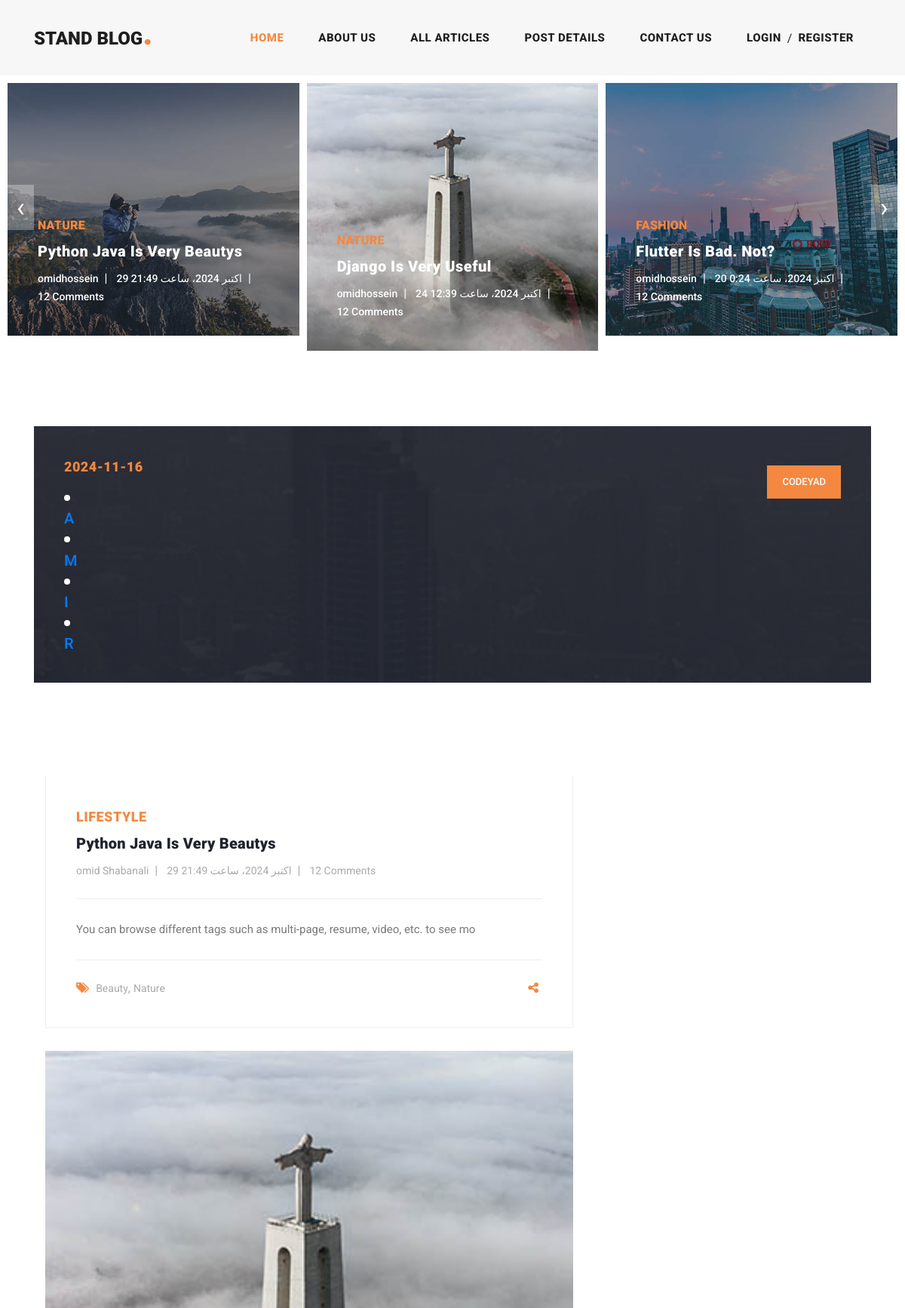
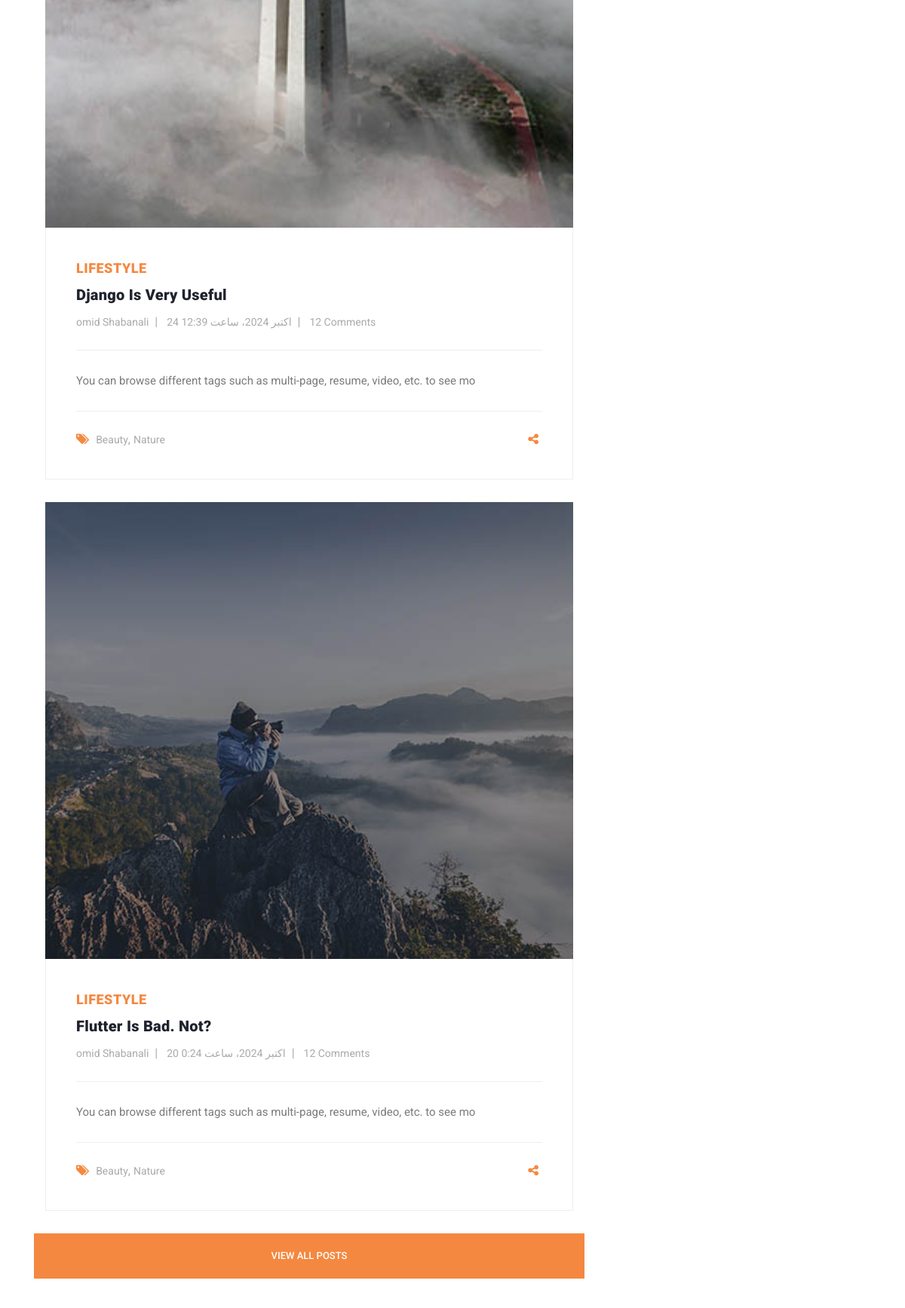
/ (upper part), run on an earlier commit of the app's database (2 pictures, top to bottom).
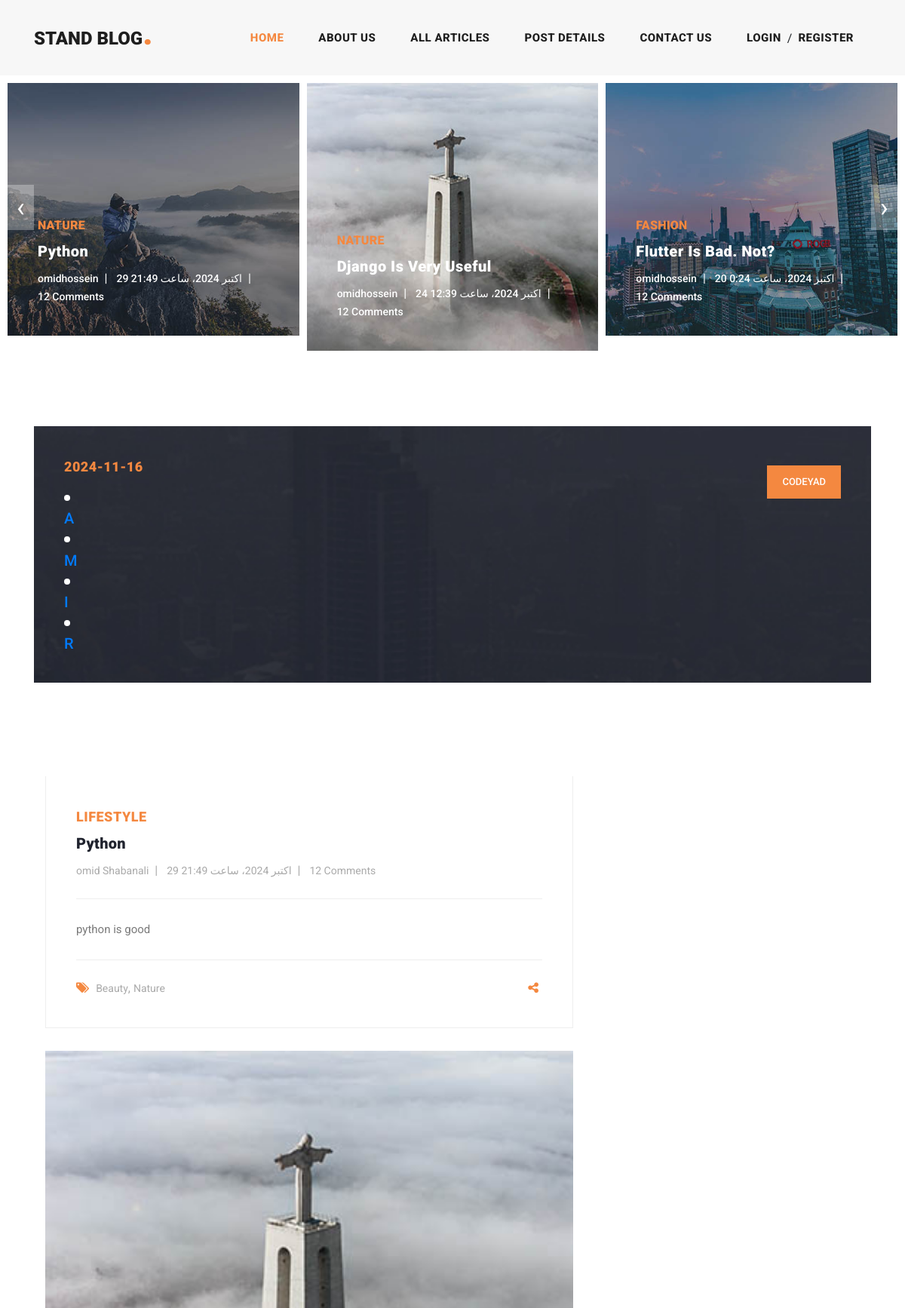
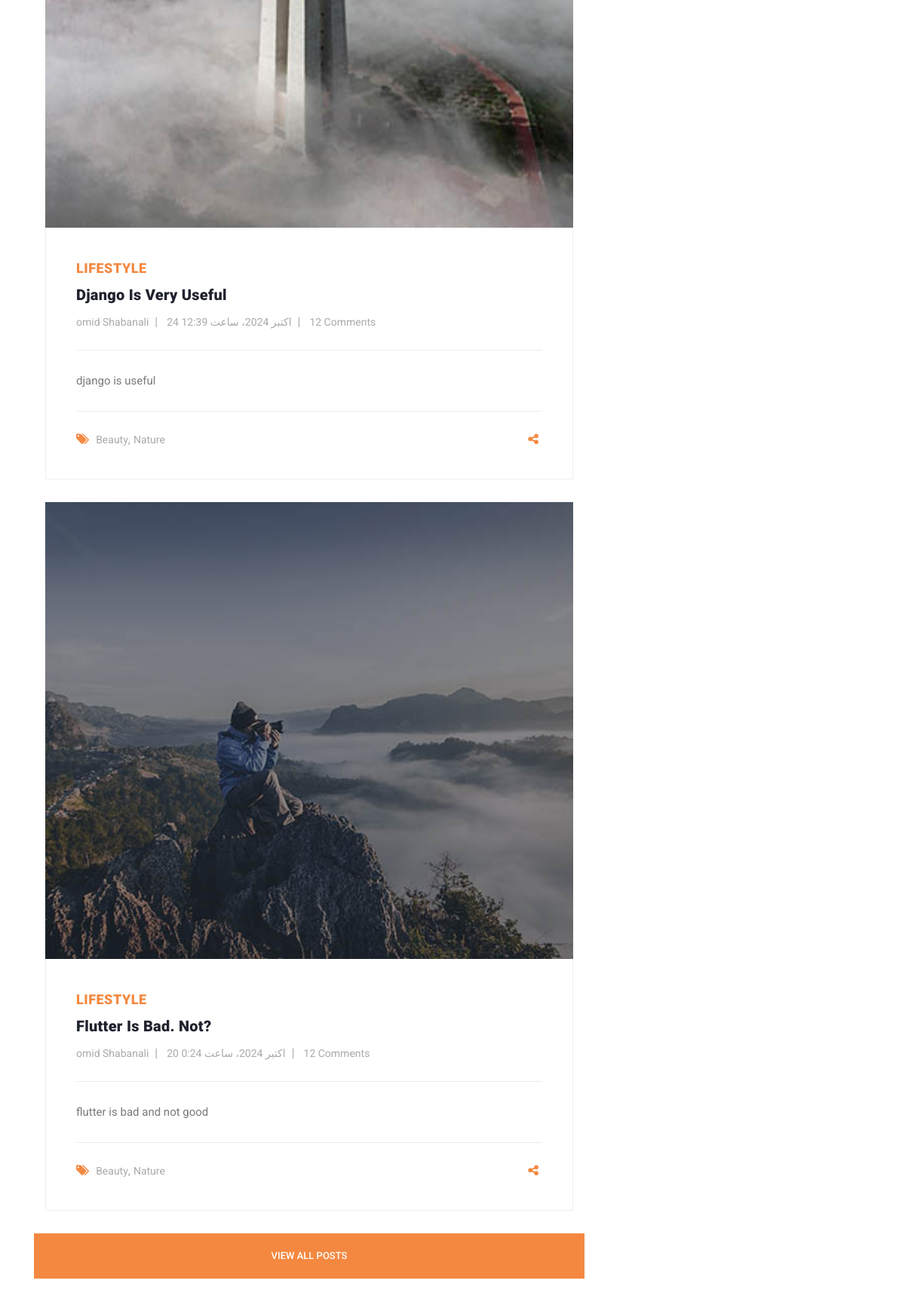
And on a later commit of the database (2 pictures, top to bottom).
### blog/models.py (models this page shows, shortened)
class Article(models.Model):
    CHOICES = (
        ('A', 'پایتون'),
        ('B', 'جنگو')
    )
    author = models.ForeignKey(User, on_delete=models.CASCADE, related_name='articles', verbose_name="نویسنده مقاله")
    category = models.ManyToManyField(Category, related_name='articles', verbose_name="دسته بندی")
    title = models.CharField(max_length=70, verbose_name="عنوان")
    body = models.TextField()
    image = models.ImageField(upload_to='images/articles', blank=True, null=True)
    created = models.DateTimeField(auto_now_add=True)
    updated = models.DateTimeField(auto_now=True)
    myfile = models.FileField(upload_to='test', null=True)
    status = models.BooleanField(default=True)
    published = models.BooleanField(default=True)
    pub_date = models.DateTimeField(default=timezone.now())
    objects = models.Manager()
    custom_manager = ArticleManager()
    slug = models.SlugField(blank=True, unique=True)
    class Meta:
        ordering = ('-created',)
        verbose_name = "مقاله"
        verbose_name_plural = "مقالات"
    def get_absolute_url(self):
        return reverse('blog:article_detail', kwargs={'slug':self.slug})

class Category(models.Model):
    title = models.CharField(max_length=100, verbose_name="عنوان")
    created = models.DateTimeField(auto_now_add=True)
    class Meta:
        verbose_name = "دسته بندی"
        verbose_name_plural = "دسته بندی ها"

### home/views.py (the view)
# urls.py: path('', views.home, name='home'),
def home(request):
    articles = Article.objects.all() #Manager
    recent_articles = Article.objects.all().order_by('-created', '-updated')[:3]
    return render(request, "home/home.html", {'articles':articles, 'recent_articles':recent_articles})

### account/templatetags/filters.py (called while the page is built)
@register.simple_tag
def current_time(format_string):
    return datetime.datetime.now().strftime(format_string)

def cutter(value, args):
    return value[:args]

### context_processors/context_processors.py (called while the page is built)
def recent_articles(request):
    recent_articles = Article.objects.order_by('-created')
    categories = Category.objects.all()
    return {'recent_articles': recent_articles, 'categories':categories}

### home/templatetags/my_template_tags.py (called while the page is built)
@register.inclusion_tag('home/result.html')
def show_result(queryset):
    return {'objects': queryset}

### home/templates/home/home.html (shortened to what this page needs)
{% extends 'base.html' %}
{% load static %}
{% load render_partial %}
{% load social_share %}
{% load filters %}
{% load my_template_tags %}
{% block content %}
    <div class="main-banner header-text">
        <div class="container-fluid">
            <div class="owl-banner owl-carousel">
                {% for article in articles %}
                    <div class="item">
                        <img src="{{ article.myfile.url }}" alt="{{ article.title }}">
                        <div class="item-content">
                            <div class="main-content">
                                <div class="meta-category">
                                    <span>{{ article.category.all.first.title }}</span>
                                </div>
                                <a href="{{ article.get_absolute_url }}"><h4>{{ article.title }}</h4></a>
                                <ul class="post-info">
                                    <li><a href="#">{{ article.author.username }}</a></li>
                                    <li><a href="#">{{ article.created }}</a></li>
                                    <li><a href="#">12 Comments</a></li>
                                </ul>
                            </div>
                        </div>
                    </div>
                {% endfor %}
            </div>
        </div>
    </div>
    <section class="call-to-action">
        <div class="container">
            <div class="row">
                <div class="col-lg-12">
                    <div class="main-content">
                        <div class="row">
                            <div class="col-lg-8">
                                <span>{% current_time "%Y-%m-%d" %}</span>
                                <h4>{% show_result "amir" %}</h4>
                            </div>
                            <div class="col-lg-4">
                                <div class="main-button">
                                    <a rel="nofollow" href="https://templatemo.com/tm-551-stand-blog"
                                       target="_parent">CODEYAD</a>
                                </div>
                            </div>
                        </div>
                    </div>
                </div>
            </div>
        </div>
    </section>
    <section class="blog-posts">
        <div class="container">
            <div class="row">
                <div class="col-lg-8">
                    <div class="all-blog-posts">
                        {% for article in recent_articles %}
                            <div class="col-lg-12">
                                <div class="blog-post">
                                    <div class="blog-thumb">
                                        <img src="{{ article.image.url }}" alt="">
                                    </div>
                                    <div class="down-content">
                                        <span>Lifestyle</span>
                                        <a href="post-details.html"><h4>{{ article.title }}</h4></a>
                                        <ul class="post-info">
                                            <li><a href="#">{{ article.author.get_full_name }}</a></li>
                                            <li><a href="#">{{ article.created }}</a></li>
                                            <li><a href="#">12 Comments</a></li>
                                        </ul>
                                        <p>{{ article.body|mytruncate:79 }}</p>
                                        <div class="post-options">
                                            <div class="row">
                                                <div class="col-6">
                                                    <ul class="post-tags">
                                                        <li><i class="fa fa-tags"></i></li>
                                                        <li><a href="#">Beauty</a>,</li>
                                                        <li><a href="#">Nature</a></li>
                                                    </ul>
                                                </div>
                                                <div class="col-6">
                                                    <ul class="post-share">
                                                        <li><i class="fa fa-share-alt"></i></li>
                                                    </ul>
                                                </div>
                                            </div>
                                        </div>
                                    </div>
                                </div>
                            </div>
                        {% endfor %}
                        <div class="row">
                            <div class="col-lg-12">
                                <div class="main-button">
                                    <a href="{% url "blog:article_list" %}">View All Posts</a>
                                </div>
                            </div>
                        </div>
                    </div>
                </div>
            </div>
        </div>
    </section>
{% endblock %}

### templates/base.html (shortened to what this page needs)
{% load static %}
<!DOCTYPE html>
<html lang="en">
<head>
    {% include "includes/head_references.html" %}
</head>
<body>
{% include "includes/header.html" %}
{% block content %}
{% endblock %}
</body>
</html>

### templates/includes/head_references.html (shortened to what this page needs)
{% load static %}
<link href="{% static "vendor/bootstrap/css/bootstrap.min.css" %}" rel="stylesheet">
<link rel="stylesheet" href="{% static "css/fontawesome.css" %}">
<link rel="stylesheet" href="{% static "css/templatemo-stand-blog.css" %}">
<link rel="stylesheet" href="{% static "css/owl.css" %}">

### templates/includes/header.html (shortened to what this page needs)
{% load static %}
<header class="">
    <nav class="navbar navbar-expand-lg">
        <div class="container">
            <a class="navbar-brand" href="{% url 'home_app:home' %}"><h2>Stand Blog<em>.</em></h2></a>
            <div class="collapse navbar-collapse" id="navbarResponsive">
                <ul class="navbar-nav ml-auto">
                    <li class="nav-item {% if request.resolver_match.url_name == 'home' %}active{% endif %}">
                        <a class="nav-link" href="{% url "home_app:home" %}">Home
                        </a>
                    </li>
                    <li class="nav-item">
                        <a class="nav-link" href="about.html">About Us</a>
                    </li>
                    <li class="nav-item {% if request.resolver_match.url_name == 'article_list' %}active{% endif %}">
                        <a class="nav-link" href="{% url "blog:article_list" %}">All Articles</a>
                    </li>
                    <li class="nav-item">
                        <a class="nav-link" href="post-details.html">Post Details</a>
                    </li>
                    <li class="nav-item">
                        <a class="nav-link" href="{% url 'blog:contact_us' %}">Contact Us</a>
                    </li>
                    <li class="nav-item">
                        {% if request.user.is_authenticated %}
                            <div class="d-flex">
                                {% if request.user.first_name %}
                                    {% if user.profile.image %}
                                        <span><img src="{{ user.profile.image.url }}" width="25px" height="25px"
                                                   style="border-radius: 100%" alt=""></span>
                                    {% else %}
                                        <span><img src="{% static 'images/icons/index.png' %}" width="25px"
                                                   height="25px" style="border-radius: 100%" alt=""></span>
                                    {% endif %}
                                    <a class="nav-link"
                                       href="">{{ request.user.first_name }} {{ request.user.last_name }}</a>
                                {% else %}
                                    <a class="nav-link" href="">{{ request.user.username }}</a>
                                {% endif %}
                                <a href="{% url 'account:logout' %}"><span class="badge badge-danger mt-2">Logout</span></a>
                            </div>
                        {% else %}
                            <div class="d-flex">
                                <a class="nav-link" href="{% url 'account:login' %}">Login</a><span
                                    class="mt-2">/</span>
                                <a class="nav-link" href="{% url 'account:register' %}">Register</a>
                            </div>
                        {% endif %}
                    </li>
                </ul>
            </div>
        </div>
    </nav>
</header>

### home/templates/home/result.html (shortened to what this page needs)
{% for article in objects %}
    <li><a href="post-details.html">
    <h5>{{ article.title }}</h5>
    </a></li>
{% endfor %}

### templates/includes/footer_references.html (shortened to what this page needs)
{% load static %}

What changed in the data, as far as the page shows it:
changed Article: title "Python Java Is Very Beautys" → "Python"; body|mytruncate "You can browse different tags such as multi-page, resume, video, etc. to see mo" → "python is good"
changed Article "Django Is Very Useful": body|mytruncate "You can browse different tags such as multi-page, resume, video, etc. to see mo" → "django is useful"
changed Article "Flutter Is Bad. Not?": body|mytruncate "You can browse different tags such as multi-page, resume, video, etc. to see mo" → "flutter is bad and not good"
